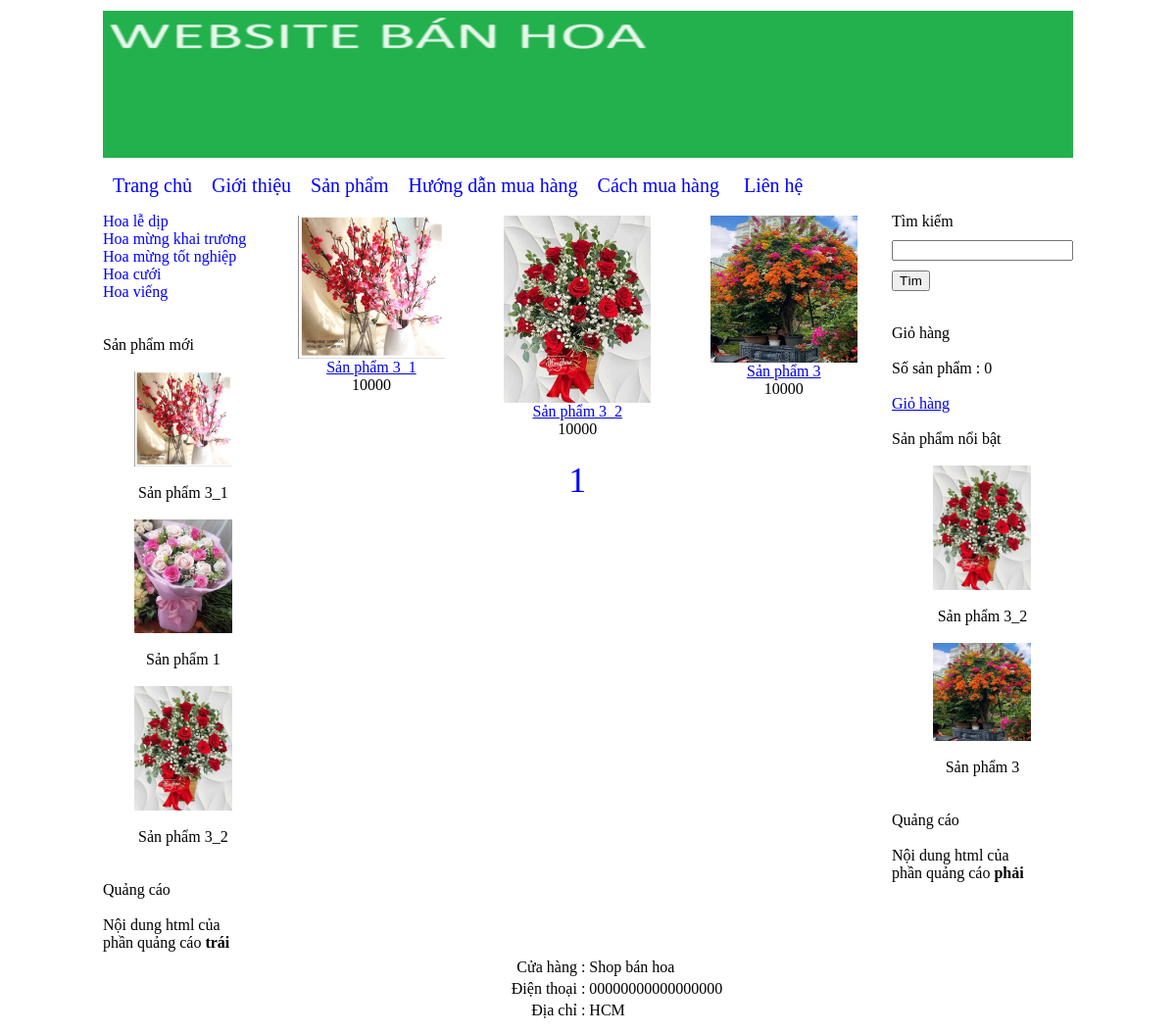
Screenshot of /Duan/index.php?thamso=xuat_san_pham&id=3 with the database file from the repository.
### tables this page shows
CREATE TABLE `banner` (
  `id` int NOT NULL,
  `hinh` varchar(256) NOT NULL,
  `rong` varchar(256) NOT NULL,
  `cao` varchar(256) NOT NULL
);

CREATE TABLE `menu_ngang` (
  `id` int NOT NULL,
  `ten` varchar(256) NOT NULL,
  `noi_dung` mediumtext NOT NULL,
  `loai_menu` varchar(256) NOT NULL
);

CREATE TABLE `menu_doc` (
  `id` int NOT NULL,
  `ten` varchar(256) NOT NULL
);

CREATE TABLE `san_pham` (
  `id` int NOT NULL,
  `ten` varchar(256) NOT NULL,
  `gia` int NOT NULL,
  `hinh_anh` varchar(256) NOT NULL,
  `noi_dung` mediumtext NOT NULL,
  `thuoc_menu` int NOT NULL,
  `noi_bat` varchar(256) NOT NULL,
  `trang_chu` varchar(256) NOT NULL,
  `sap_xep_trang_chu` int NOT NULL
);

CREATE TABLE `quang_cao` (
  `id` int NOT NULL,
  `html` mediumtext NOT NULL,
  `vi_tri` varchar(256) NOT NULL
);

CREATE TABLE `footer` (
  `id` int NOT NULL,
  `html` mediumtext NOT NULL
);

### Duan/chuc_nang/san_pham/xuat.php (the view, shortened to what this page needs)
<?php
    $id = $_GET['id'];
    $so_du_lieu = 15;
    $servername = "localhost";
    $username = "admin01";
    $password = "123admin123";
    $dbname = "ban_hang";
    $conn = new mysqli($servername, $username, $password, $dbname);
    $tv_count = "SELECT COUNT(*) FROM san_pham WHERE thuoc_menu=?";
    $stmt_count = $conn->prepare($tv_count);
    $stmt_count->bind_param("s", $id);
    $stmt_count->execute();
    $stmt_count->bind_result($total_records);
    $so_trang = ceil($total_records / $so_du_lieu);
    if (!isset($_GET['trang'])) {
        $vtbd = 0;
    } else {
        $vtbd = ($_GET['trang'] - 1) * $so_du_lieu;
    }
    $tv = "SELECT id, ten, gia, hinh_anh, thuoc_menu FROM san_pham WHERE thuoc_menu=? ORDER BY id DESC LIMIT ?, ?";
    $stmt = $conn->prepare($tv);
    $stmt->bind_param("sii", $id, $vtbd, $so_du_lieu);
    $stmt->execute();
    $result = $stmt->get_result();
    echo "<table>";
    while ($row = $result->fetch_assoc()) {
        echo "<tr>";
        for ($i = 1; $i <= 3; $i++) {
            echo "<td align='center' width='215px' valign='top'>";
            if ($row != false) {
                $link_anh = "chuc_nang/hinh_anh/san_pham/" . $row['hinh_anh'];
                $link_chi_tiet = "?thamso=chi_tiet_san_pham&id=".$row['id'];
                echo "<a href='$link_chi_tiet'>";
                echo "<img src='$link_anh' width='150px'>";
                echo "</a>";
                echo "<br>";
                echo "<a href='$link_chi_tiet'>";
                echo $row['ten'];
                echo "</a>";
                echo "<br>";
                echo $row['gia'];
                echo "<br><br>";
            } else {
                echo "&nbsp;";
            }
            echo "</td>";
            if ($i != 3 && $result->num_rows > 0) {
                $row = $result->fetch_assoc();
            }
        }
        echo "</tr>";
    }
    echo "<tr>";
    echo "<td colspan='3' align='center'>";
    echo "<div class='phan_trang'>";
    for ($i = 1; $i <= $so_trang; $i++) {
        $link = "?thamso=xuat_san_pham&id=".$id."&trang=".$i;
        echo "<a href='$link'>";
        echo $i; echo " ";
        echo "</a>";
    }
    echo "</div>";
    echo "</td>";
    echo "</tr>";
    echo "</table>";
?>

### Duan/chuc_nang/banner/banner.php (shortened to what this page needs)
<?php
    $conn = new mysqli("localhost", "admin01", "123admin123", "ban_hang");
    $tv = "SELECT * FROM banner LIMIT 0,1";
    $result = $conn->query($tv);
    if ($result->num_rows > 0) {
        $tv_2 = $result->fetch_assoc();
        $link_hinh = "chuc_nang/hinh_anh/banner/" . $tv_2['hinh'];
        echo "<img src='" . $link_hinh . "' width='" . $tv_2['rong'] . "' height='" . $tv_2['cao'] . "' >";
    }
?>

### Duan/chuc_nang/menu_ngang/menu_ngang.php (shortened to what this page needs)
<?php
    $servername = "localhost";
    $username = "admin01";
    $password = "123admin123";
    $dbname = "ban_hang";
    $conn = new mysqli($servername, $username, $password, $dbname);
    $tv = "SELECT id, ten, loai_menu FROM menu_ngang ORDER BY id";
    $tv_1 = $conn->query($tv);
    echo "<div class='menu_ngang'>";
    echo "<a href='index.php'>Trang chủ</a>";
    while ($tv_2 = $tv_1->fetch_assoc()) {
        if ($tv_2['loai_menu'] == "") {
            $link_menu = "?thamso=xuat_mot_tin&id=" . $tv_2['id'];
        } elseif ($tv_2['loai_menu'] == "san_pham") {
            $link_menu = "?thamso=xuat_san_pham_2";
        }
        echo "<a href='$link_menu'>";
        echo $tv_2['ten'];
        echo "</a>";
    }
    echo "</div>";
?>

### Duan/chuc_nang/menu_doc/menu_doc.php (shortened to what this page needs)
<?php
    $servername = "localhost";
    $username = "admin01";
    $password = "123admin123";
    $dbname = "ban_hang";
    $conn = new mysqli($servername, $username, $password, $dbname);
    $tv = "SELECT * FROM menu_doc ORDER BY id";
    $tv_1 = $conn->query($tv);
    echo "<div class='menu_doc'>";
    while ($tv_2 = $tv_1->fetch_assoc()) {
        $id = $tv_2['id'];
        $ten = $tv_2['ten'];
        $link = "?thamso=xuat_san_pham&id=" . urlencode($id);
        echo "<a href='$link'>";
        echo $ten;
        echo "</a>";
    }
    echo "</div>";
?>

### Duan/chuc_nang/san_pham/moi.php (shortened to what this page needs)
<br><br>
Sản phẩm mới <br><br>
<center>
    <?php
        $mysqli = new mysqli("localhost", "admin01", "123admin123", "ban_hang");
        $query = "SELECT id, ten, hinh_anh FROM san_pham ORDER BY id DESC LIMIT 0,3";
        $result = $mysqli->query($query);
        while($row = $result->fetch_assoc()) {
            $link_anh = "chuc_nang/hinh_anh/san_pham/" . $row['hinh_anh'];
            $link_chi_tiet = "?thamso=chi_tiet_san_pham&id=" . $row['id'];
            echo "<a href='$link_chi_tiet'>";
                echo "<img src='$link_anh' width='100px'>";
            echo "</a>";
            echo "<br><br>";
            echo $row['ten'];
            echo "<br>";
            echo "<br>";
        }
    ?>
</center>

### Duan/chuc_nang/quang_cao/trai.php (shortened to what this page needs)
<br>Quảng cáo <br><br>
<?php
    $conn = new mysqli("localhost", "admin01", "123admin123", "ban_hang");
    $vi_tri = 'trai';
    $tv = "SELECT html FROM quang_cao WHERE vi_tri='$vi_tri'";
    $result = $conn->query($tv);
    if ($result->num_rows > 0) {
        $tv_2 = $result->fetch_assoc();
        echo $tv_2['html'];
    } else {
        echo "Không có quảng cáo.";
    }
?>

### Duan/chuc_nang/san_pham/noi_bat.php (shortened to what this page needs)
<br><br>
Sản phẩm nổi bật <br><br>
<center>
    <?php
        $mysqli = new mysqli("localhost", "admin01", "123admin123", "ban_hang");
        $query = "SELECT id, ten, hinh_anh FROM san_pham WHERE noi_bat='co' ORDER BY id DESC LIMIT 0,3";
        $result = $mysqli->query($query);
        while ($row = $result->fetch_assoc()) {
            $link_anh = "chuc_nang/hinh_anh/san_pham/" . $row['hinh_anh'];
            $link_chi_tiet = "?thamso=chi_tiet_san_pham&id=" . $row['id'];
            echo "<a href='$link_chi_tiet' >";
                echo "<img src='$link_anh' width='100px' >";
            echo "</a>";
            echo "<br><br>";
            echo $row['ten'];
            echo "<br>";
            echo "<br>";
        }
    ?>
</center>

### Duan/chuc_nang/quang_cao/phai.php (shortened to what this page needs)
<br>Quảng cáo <br><br>
<?php
    $conn = new mysqli("localhost", "admin01", "123admin123", "ban_hang");
    $vi_tri = 'phai';
    $tv = "SELECT html FROM quang_cao WHERE vi_tri='$vi_tri'";
    $result = $conn->query($tv);
    if ($result->num_rows > 0) {
        $tv_2 = $result->fetch_assoc();
        echo $tv_2['html'];
    } else {
        echo "Không có quảng cáo.";
    }
?>

### Duan/chuc_nang/footer/footer.php (shortened to what this page needs)
<?php
    $conn = new mysqli("localhost", "admin01", "123admin123", "ban_hang");
    $tv = "SELECT * FROM footer LIMIT 0,1";
    $result = $conn->query($tv);
    if ($result->num_rows > 0) {
        $tv_2 = $result->fetch_assoc();
        echo $tv_2['html'];
    }
?>

### Duan/giao_dien/giao_dien.css (style rules this page uses)
div.menu_ngang a { color:blue; margin-left: 10px; margin-right: 10px; text-decoration: none; font-size:20px; }
div.menu_doc a { color:blue; text-decoration: none; display:block; }
div.phan_trang a { font-size:36px; margin-left:5px; margin-right:5px; text-decoration: none; color:blue; }

### rows the page displays
banner: hinh (picture)
menu_ngang: ten "Giới thiệu"
menu_ngang: ten "Sản phẩm"
menu_ngang: ten "Hướng dẫn mua hàng"
menu_ngang: ten "Cách mua hàng"
menu_ngang: ten "Liên hệ"
menu_doc: ten "Hoa lễ dịp"
menu_doc: ten "Hoa mừng khai trương"
menu_doc: ten "Hoa mừng tốt nghiệp"
menu_doc: ten "Hoa cưới"
menu_doc: ten "Hoa viếng"
san_pham: hinh_anh (picture), ten "Sản phẩm 3_1", gia "10000"
san_pham: hinh_anh (picture), ten "Sản phẩm 1"
san_pham: hinh_anh (picture), ten "Sản phẩm 3_2", gia "10000"
quang_cao: html "Nội dung html của phần quảng cáo trái"
san_pham: hinh_anh (picture), ten "Sản phẩm 3", gia "10000"
quang_cao: html "Nội dung html của phần quảng cáo phải"
footer: html "Cửa hàng : Shop bán hoa Điện thoại : 00000000000000000 Địa chỉ : HCM"

### other values shown
$so_luong "0"
